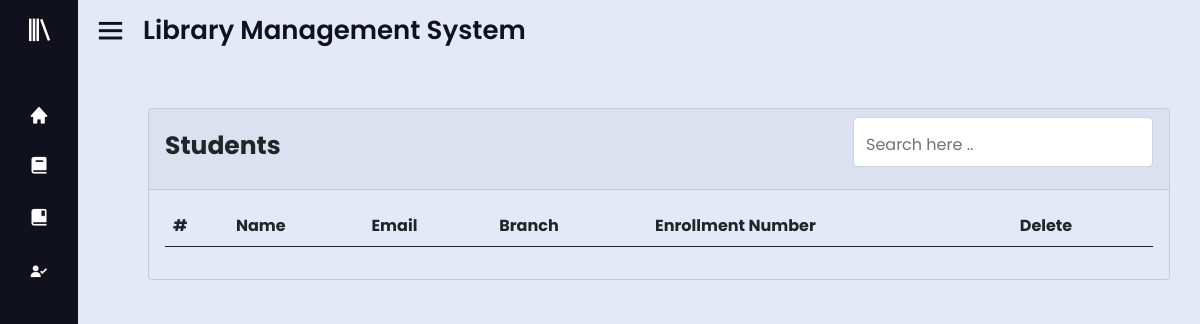
Page /library/view-student-table (signed in) on the earlier database version.
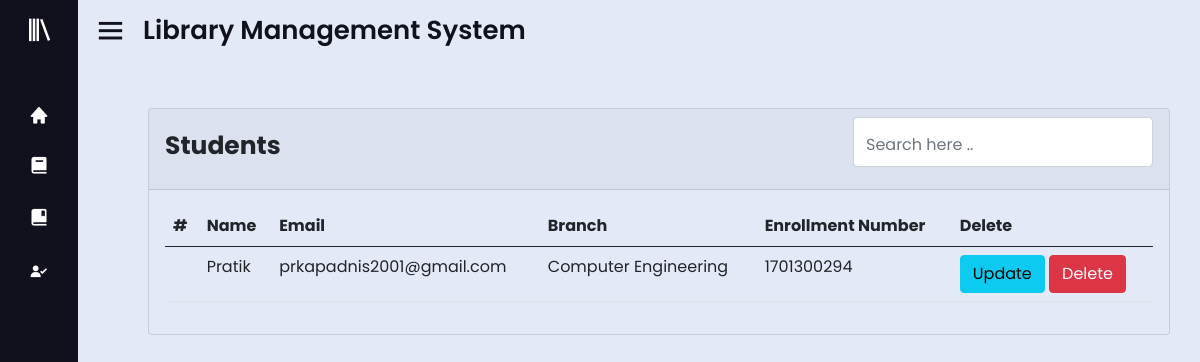
Same page on the later database version.
### library/models.py (models this page shows, shortened)
class StudentModel(models.Model):
    stud_name = models.CharField(max_length=200)
    stud_email = models.EmailField()
    stud_branch = models.CharField(max_length=200, choices=branch)
    stud_enrollmentNo = models.IntegerField()

### library/views.py (the view)
# urls.py: path('view-student-table', views.viewStudentTable, name='view-student-table'),
@login_required(login_url='login')
def viewStudentTable(request):
    student = StudentModel.objects.all()
    context = {'students': student}
    return render(request, 'library/viewStudentTable.html', context=context)

### library/templates/library/viewStudentTable.html (shortened to what this page needs)
{% extends 'library/base.html' %}
{% load crispy_forms_tags %}
{% block content %}
<section class="home-section">
    <div class="home-content">
        <i class='bx bx-menu' onclick="toggleSidebar()"></i>
        <span class="text">Library Management System</span>
    </div>
    <div class="card mt-5" style="margin-left: 70px; margin-right: 30px; background-color: #e4e9f7;">
        <div class="card-header">
            <div style="display: flex;">
                <p class="float-start" style="font-size: 25px; font-weight: bold; padding-top: 10px;">
                    Students
                </p>
                <input class="form-control" id="search-input" type="text" placeholder="Search here .."
                    style="margin-left:auto; width: 300px; height: 50px; padding-top: 10px;" aria-label="Search"
                    onkeyup="search()">
            </div>
        </div>
        <div class=" card-body">
            <table class="table" id="myTable">
                <thead>
                    <tr>
                        <th scope="col">#</th>
                        <th scope="col">Name</th>
                        <th scope="col">Email</th>
                        <th scope="col">Branch</th>
                        <th scope="col">Enrollment Number</th>
                        <th scope="col">Delete</th>
                    </tr>
                </thead>
                <tbody>
                    {% for student in students %}
                    <tr>
                        <th scope="row">{{students.id}}</th>
                        <td>{{student.stud_name}}</td>
                        <td>{{student.stud_email}}</td>
                        <td>{{student.stud_branch}}</td>
                        <td>{{student.stud_enrollmentNo}}</td>
                        <td>
                            <a href="#" type="submit" class="btn btn-info"> Update </a>
                            <a href="#" type="submit" class="btn btn-danger"> Delete </a>
                        </td>
                    </tr>
                    {% endfor %}
                </tbody>
            </table>
        </div>
    </div>
</section>
{% endblock %}

Differences in the rows shown:
added StudentModel: stud_name "Pratik", stud_email "prkapadnis2001@gmail.com", stud_branch "Computer Engineering", stud_enrollmentNo "1701300294"
